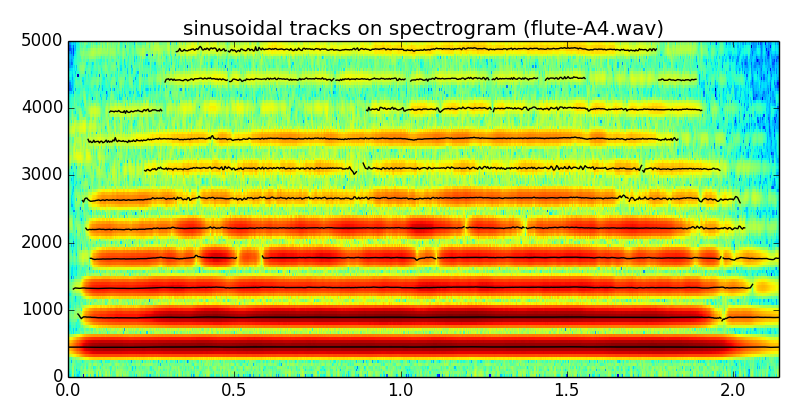

This figure's Python source:
import numpy as np
import matplotlib.pyplot as plt
import sys, os, time

sys.path.append(os.path.join(os.path.dirname(os.path.realpath(__file__)), '../../../software/utilFunctions/'))
sys.path.append(os.path.join(os.path.dirname(os.path.realpath(__file__)), '../../../software/utilFunctions_C/'))
sys.path.append(os.path.join(os.path.dirname(os.path.realpath(__file__)), '../../../software/models/'))

import stftAnal
import sineModelAnal as SA
import sineTracking as ST
import waveIO as WIO

(fs, x) = WIO.wavread(os.path.join(os.path.dirname(os.path.realpath(__file__)), '../../../sounds/flute-A4.wav'))
w = np.blackman(601)
N = 1024
H = 150
t = -80
minSineDur = .1
maxnSines = 150
mX, pX = stftAnal.stftAnal(x, fs, w, N, H)
tfreq, tmag, tphase = SA.sineModelAnal(x, fs, w, N, H, t, maxnSines, minSineDur)

maxplotfreq = 5000.0
maxplotbin = int(N*maxplotfreq/fs)
numFrames = int(mX[:,0].size)
frmTime = H*np.arange(numFrames)/float(fs)                             
binFreq = np.arange(maxplotbin+1)*float(fs)/N                         
plt.pcolormesh(frmTime, binFreq, np.transpose(mX[:,:maxplotbin+1]))
plt.autoscale(tight=True)
  
tracks = tfreq*np.less(tfreq, maxplotfreq)
tracks[tracks<=0] = np.nan
plt.plot(frmTime, tracks, color='k')
plt.autoscale(tight=True)
plt.title('sinusoidal tracks on spectrogram (flute-A4.wav)')
plt.show()
